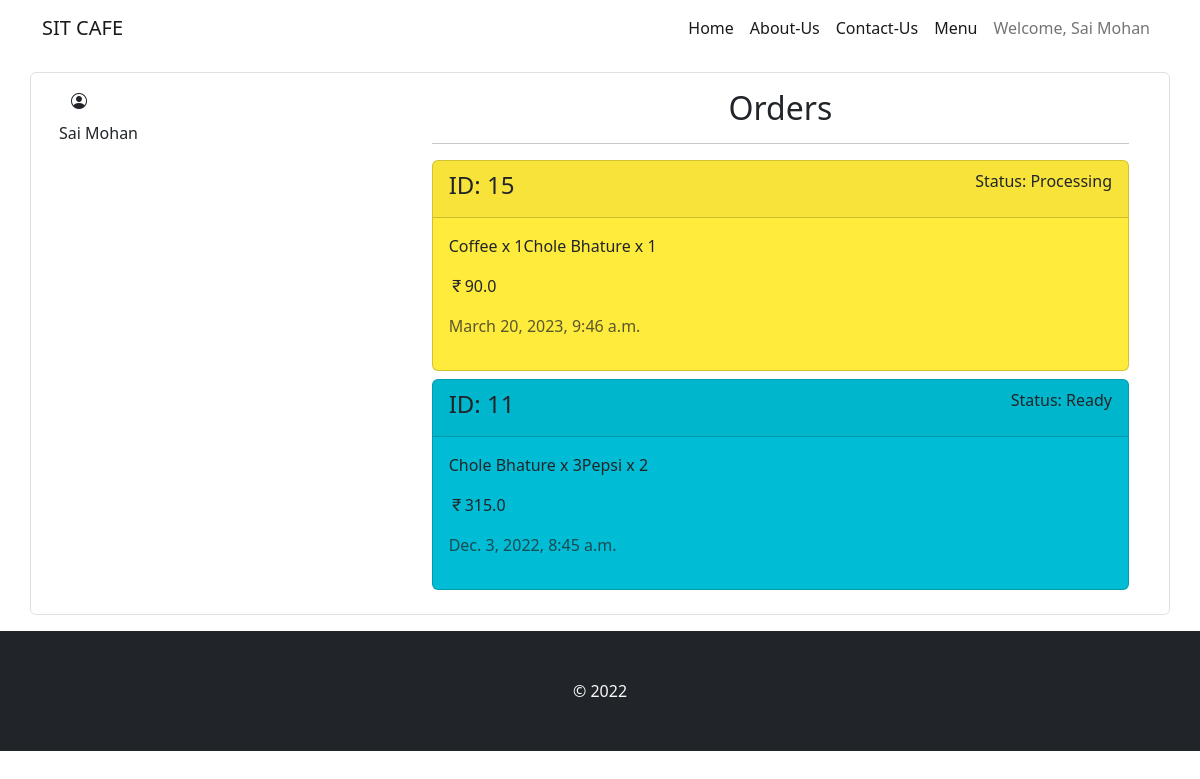
The page /user/profile/ (signed in) on the database its author committed.
### food/models.py (models this page shows, shortened)
class Order(models.Model):
    user = models.ForeignKey(User, on_delete=models.DO_NOTHING)
    order_details = models.CharField(max_length=500)
    total_price = models.FloatField()
    is_ready = models.BooleanField(default=False)
    is_delivered = models.BooleanField(default=False)
    created_at = models.DateTimeField(auto_now_add=True)
    updated_at = models.DateTimeField(auto_now=True)

### user/views.py (the view)
# urls.py: path('profile/',views.profile,name='profile'),
@login_required(login_url='signin')
def profile(request):
    orders = Order.objects.filter(user=request.user).order_by("-id")
    context = {
        "orders": orders
    }
    return render(request,'user/profile.html',context)

### templates/user/profile.html (shortened to what this page needs)
{% extends 'base.html' %}
{% load static %}
{% block content %}
    <div class="container my-3 border rounded">
        <div class="row mx-3 my-3">
            <div class="col-lg-4">
                <div class="row mb-2">
                    <i class="bi bi-person-circle"></i>
                </div>
                <div class="row mb-2">{{user.first_name}} {{user.last_name}}</div>
            </div>
            <div class="col-lg-8">
                <h2 class="h2 text-center">Orders</h2>
                <hr>
                {% for o in orders %}
                    {% if not o.is_delivered%}
                        <div class="card my-2">
                            <div class="card-header d-flex justify-content-between align-items-center">
                                <h4 class="h4">ID: {{o.id}}</h4>
                                <p class="text-lead status">Status:
                                    {% if o.is_ready and o.is_delivered %}
                                        Delivered
                                    {% elif o.is_ready %}
                                        Ready
                                    {% else %}
                                        Processing
                                    {% endif %}
                                </p>
                            </div>
                            <div class="card-body">
                                <p class="text-lead">{{o.order_details}}</p>
                                <p><i class="bi bi-currency-rupee"></i>{{o.total_price}}</p>
                                <p class="text-muted">{{o.created_at}}</p>
                            </div>
                        </div>
                    {% endif %}
                {% endfor %}
            </div>
        </div>
    </div>
{% endblock content %}

### templates/base.html (shortened to what this page needs)
{% load static %}
<!DOCTYPE html>
<html lang="en">
  <head>
    <link rel="stylesheet" href="{% static 'bs5/css/bootstrap.min.css' %}">
    <link rel="stylesheet" href="https://cdn.jsdelivr.net/npm/bootstrap-icons@1.9.1/font/bootstrap-icons.css">
  </head>
  <body class="d-flex flex-column h-100">
    <nav class="navbar navbar-expand-lg">
      <div class="container">
        <a class="navbar-brand" href="{% url 'home' %}">SIT CAFE</a>
        <div class="collapse navbar-collapse" id="navbarSupportedContent">
          <ul class="navbar-nav ms-auto mb-2 mb-lg-0">
            <li class="nav-item">
              <a class="nav-link active" aria-current="page" href="{% url 'home' %}">Home</a>
            </li>
            <li class="nav-item">
              <a class="nav-link active" aria-current="page" href="{% url 'aboutUs' %}">About-Us</a>
            </li>
            <li class="nav-item">
              <a class="nav-link active" aria-current="page" href="{% url 'contactUs' %}">Contact-Us</a>
            </li>
            <li class="nav-item">
              <a class="nav-link active" aria-current="page" href="{% url 'menu' %}">Menu</a>
            </li>
            {% if user.is_authenticated %}
              <li class="nav-item dropdown">
                <a class="nav-link " href="#" role="button" data-bs-toggle="dropdown" aria-expanded="false">
                  Welcome, {{user.first_name}} {{user.last_name}}
                </a>
              </li>
            {% endif %}
          </ul>
        </div>
      </div>
    </nav>
      {% block content %}
      {% endblock content %}
      <footer class="footer mt-auto bg-dark p-5 text-light text-center">
        &copy; 2022
      </footer>
  </body>
</html>

### rows shown on the page
Order: id "15", is_ready "Processing", order_details "Coffee x 1Chole Bhature x 1", total_price "90.0", created_at "March 20, 2023, 9:46 a.m."
Order: id "11", is_ready "Ready", order_details "Chole Bhature x 3Pepsi x 2", total_price "315.0", created_at "Dec. 3, 2022, 8:45 a.m."

### other values the page prints
{{ user.first_name }} "Sai"
{{ user.last_name }} "Mohan"
